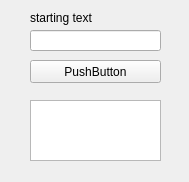
<?xml version="1.0" encoding="UTF-8"?>
<ui version="4.0">
 <class>Form</class>
 <widget class="QWidget" name="Form">
  <property name="geometry">
   <rect>
    <x>0</x>
    <y>0</y>
    <width>189</width>
    <height>182</height>
   </rect>
  </property>
  <property name="windowTitle">
   <string>Form</string>
  </property>
  <widget class="QLineEdit" name="lineEdit">
   <property name="geometry">
    <rect>
     <x>30</x>
     <y>30</y>
     <width>131</width>
     <height>21</height>
    </rect>
   </property>
  </widget>
  <widget class="QPushButton" name="pushButton">
   <property name="geometry">
    <rect>
     <x>30</x>
     <y>60</y>
     <width>131</width>
     <height>23</height>
    </rect>
   </property>
   <property name="text">
    <string>PushButton</string>
   </property>
  </widget>
  <widget class="QTextEdit" name="textEdit">
   <property name="geometry">
    <rect>
     <x>30</x>
     <y>100</y>
     <width>131</width>
     <height>61</height>
    </rect>
   </property>
  </widget>
  <widget class="QLabel" name="label">
   <property name="geometry">
    <rect>
     <x>30</x>
     <y>10</y>
     <width>131</width>
     <height>16</height>
    </rect>
   </property>
   <property name="text">
    <string>starting text</string>
   </property>
  </widget>
 </widget>
 <resources/>
 <connections/>
</ui>
